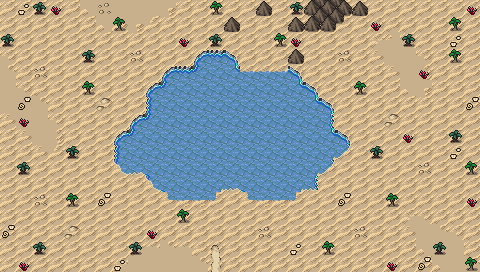

Below is a game level as drawn by its tile map, then a one-line description and the .tmx that defines it (tile-layer data replaced by summaries):
An orthogonal 30x17 tile map with 16x16 px tiles, 3 tile layers (Background, Ground, Clutter), 2 tilesets and 5 objects.

<map version="1.9" tiledversion="1.9.2" orientation="orthogonal" renderorder="right-down" width="30" height="17" tilewidth="16" tileheight="16" infinite="0" nextlayerid="7" nextobjectid="58">
 <editorsettings>
  <export target="wastetown..tmx" format="tmx" />
 </editorsettings>
 <tileset firstgid="1" source="../tileset/main.tsx" />
 <tileset firstgid="10113" source="../tileset/buildings.tsx" />
 <layer id="1" name="Background" width="30" height="17">
  <data>[510 cells, 510 non-empty, 5 distinct tile ids]</data>
 </layer>
 <layer id="2" name="Ground" width="30" height="17">
  <data>[510 cells, 110 non-empty, 31 distinct tile ids]</data>
 </layer>
 <layer id="3" name="Clutter" width="30" height="17">
  <properties>
   <property name="spriteLayer" type="bool" value="true" />
  </properties>
  <data>[510 cells, 85 non-empty, 19 distinct tile ids]</data>
 </layer>
 <objectgroup id="4" name="Objects">
  <object id="38" template="../obj/entry_up.tx" x="208.667" y="272.333">
   <properties>
    <property name="teleport" value="" />
   </properties>
  </object>
  <object id="48" template="../obj/treasure.tx" x="254.063" y="34.9616" />
  <object id="54" template="../obj/enemy.tx" x="248.915" y="90.8336">
   <properties>
    <property name="enemy" value="Merfolk Avatar" />
   </properties>
  </object>
  <object id="56" template="../obj/enemy.tx" x="105.75" y="54.25">
   <properties>
    <property name="enemy" value="Crab" />
   </properties>
  </object>
  <object id="57" template="../obj/enemy.tx" x="428.25" y="50.25">
   <properties>
    <property name="enemy" value="Crab" />
   </properties>
  </object>
 </objectgroup>
</map>
